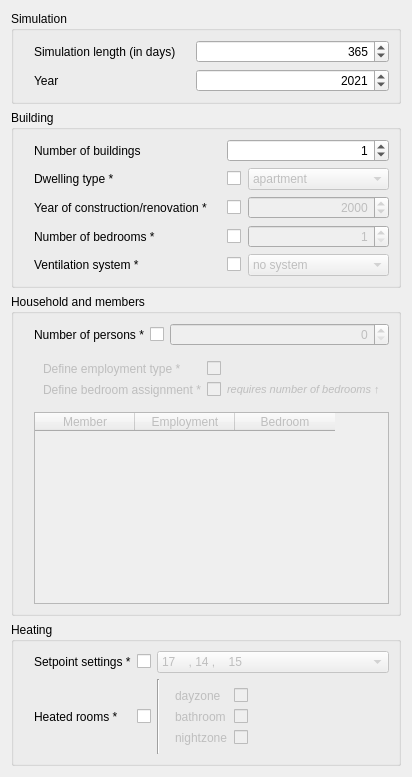
      <widget class="QWidget" name="tab_3">
       <attribute name="title">
        <string>Basic</string>
       </attribute>
       <layout class="QVBoxLayout" name="verticalLayout_2">
        <item alignment="Qt::AlignTop">
         <widget class="QGroupBox" name="groupBox">
          <property name="title">
           <string>Simulation</string>
          </property>
          <layout class="QFormLayout" name="formLayout">
           <property name="horizontalSpacing">
            <number>20</number>
           </property>
           <property name="leftMargin">
            <number>20</number>
           </property>
           <item row="0" column="0">
            <widget class="QLabel" name="label">
             <property name="toolTip">
              <string/>
             </property>
             <property name="text">
              <string>Simulation length (in days)</string>
             </property>
            </widget>
           </item>
           <item row="1" column="0">
            <widget class="QLabel" name="label_2">
             <property name="text">
              <string>Year</string>
             </property>
            </widget>
           </item>
           <item row="1" column="1">
            <widget class="QSpinBox" name="simYear">
             <property name="alignment">
              <set>Qt::AlignRight|Qt::AlignTrailing|Qt::AlignVCenter</set>
             </property>
             <property name="maximum">
              <number>3000</number>
             </property>
             <property name="value">
              <number>2021</number>
             </property>
            </widget>
           </item>
           <item row="0" column="1">
            <widget class="QSpinBox" name="simLength">
             <property name="alignment">
              <set>Qt::AlignRight|Qt::AlignTrailing|Qt::AlignVCenter</set>
             </property>
             <property name="maximum">
              <number>1000</number>
             </property>
             <property name="value">
              <number>365</number>
             </property>
            </widget>
           </item>
          </layout>
         </widget>
        </item>
        <item alignment="Qt::AlignTop">
         <widget class="QGroupBox" name="groupBox_2">
          <property name="title">
           <string>Building</string>
          </property>
          <layout class="QFormLayout" name="formLayout_2">
           <property name="horizontalSpacing">
            <number>20</number>
           </property>
           <property name="leftMargin">
            <number>20</number>
           </property>
           <item row="0" column="0">
            <widget class="QLabel" name="label_3">
             <property name="text">
              <string>Number of buildings</string>
             </property>
            </widget>
           </item>
           <item row="0" column="1">
            <widget class="QSpinBox" name="numBuildings">
             <property name="alignment">
              <set>Qt::AlignRight|Qt::AlignTrailing|Qt::AlignVCenter</set>
             </property>
             <property name="value">
              <number>1</number>
             </property>
            </widget>
           </item>
           <item row="1" column="0">
            <widget class="QLabel" name="label_4">
             <property name="text">
              <string>Dwelling type *</string>
             </property>
            </widget>
           </item>
           <item row="1" column="1">
            <layout class="QHBoxLayout" name="horizontalLayout_7">
             <property name="spacing">
              <number>7</number>
             </property>
             <item>
              <widget class="QCheckBox" name="dwBool"/>
             </item>
             <item>
              <widget class="QComboBox" name="dwType">
               <property name="enabled">
                <bool>false</bool>
               </property>
               <property name="sizePolicy">
                <sizepolicy hsizetype="Preferred" vsizetype="Fixed">
                 <horstretch>1</horstretch>
                 <verstretch>0</verstretch>
                </sizepolicy>
               </property>
               <item>
                <property name="text">
                 <string>apartment</string>
                </property>
               </item>
               <item>
                <property name="text">
                 <string>house</string>
                </property>
               </item>
              </widget>
             </item>
            </layout>
           </item>
           <item row="2" column="0">
            <widget class="QLabel" name="label_5">
             <property name="text">
              <string>Year of construction/renovation *</string>
             </property>
            </widget>
           </item>
           <item row="2" column="1">
            <layout class="QHBoxLayout" name="horizontalLayout_3">
             <property name="spacing">
              <number>7</number>
             </property>
             <item>
              <widget class="QCheckBox" name="constrYearBool"/>
             </item>
             <item>
              <widget class="QSpinBox" name="constrYear">
               <property name="enabled">
                <bool>false</bool>
               </property>
               <property name="sizePolicy">
                <sizepolicy hsizetype="Minimum" vsizetype="Fixed">
                 <horstretch>1</horstretch>
                 <verstretch>0</verstretch>
                </sizepolicy>
               </property>
               <property name="alignment">
                <set>Qt::AlignRight|Qt::AlignTrailing|Qt::AlignVCenter</set>
               </property>
               <property name="maximum">
                <number>3000</number>
               </property>
               <property name="value">
                <number>2000</number>
               </property>
              </widget>
             </item>
            </layout>
           </item>
           <item row="3" column="0">
            <widget class="QLabel" name="label_6">
             <property name="text">
              <string>Number of bedrooms *</string>
             </property>
            </widget>
           </item>
           <item row="3" column="1">
            <layout class="QHBoxLayout" name="horizontalLayout_6">
             <property name="spacing">
              <number>7</number>
             </property>
             <item>
              <widget class="QCheckBox" name="bedroomBoolMain"/>
             </item>
             <item>
              <widget class="QSpinBox" name="numBedrooms">
               <property name="enabled">
                <bool>false</bool>
               </property>
               <property name="sizePolicy">
                <sizepolicy hsizetype="Minimum" vsizetype="Fixed">
                 <horstretch>1</horstretch>
                 <verstretch>0</verstretch>
                </sizepolicy>
               </property>
               <property name="alignment">
                <set>Qt::AlignRight|Qt::AlignTrailing|Qt::AlignVCenter</set>
               </property>
               <property name="minimum">
                <number>1</number>
               </property>
              </widget>
             </item>
            </layout>
           </item>
           <item row="4" column="0">
            <widget class="QLabel" name="label_7">
             <property name="text">
              <string>Ventilation system *</string>
             </property>
            </widget>
           </item>
           <item row="4" column="1">
            <layout class="QHBoxLayout" name="horizontalLayout_2">
             <property name="spacing">
              <number>7</number>
             </property>
             <item>
              <widget class="QCheckBox" name="ventBool"/>
             </item>
             <item>
              <widget class="QComboBox" name="ventSystem">
               <property name="enabled">
                <bool>false</bool>
               </property>
               <property name="sizePolicy">
                <sizepolicy hsizetype="Preferred" vsizetype="Fixed">
                 <horstretch>1</horstretch>
                 <verstretch>0</verstretch>
                </sizepolicy>
               </property>
               <item>
                <property name="text">
                 <string>no system</string>
                </property>
               </item>
               <item>
                <property name="text">
                 <string>exhaust ventilation</string>
                </property>
               </item>
               <item>
                <property name="text">
                 <string>balanced ventilation</string>
                </property>
               </item>
              </widget>
             </item>
            </layout>
           </item>
          </layout>
         </widget>
        </item>
        <item alignment="Qt::AlignTop">
         <widget class="QGroupBox" name="groupBox_3">
          <property name="title">
           <string>Household and members</string>
          </property>
          <layout class="QVBoxLayout" name="verticalLayout">
           <property name="leftMargin">
            <number>20</number>
           </property>
           <item>
            <layout class="QFormLayout" name="formLayout_11">
             <item row="0" column="0">
              <widget class="QLabel" name="label_14">
               <property name="text">
                <string>Number of persons *</string>
               </property>
              </widget>
             </item>
             <item row="0" column="1">
              <layout class="QHBoxLayout" name="horizontalLayout_9">
               <item>
                <widget class="QCheckBox" name="checkBox_14"/>
               </item>
               <item>
                <widget class="QSpinBox" name="numPersons">
                 <property name="enabled">
                  <bool>false</bool>
                 </property>
                 <property name="sizePolicy">
                  <sizepolicy hsizetype="Minimum" vsizetype="Fixed">
                   <horstretch>1</horstretch>
                   <verstretch>0</verstretch>
                  </sizepolicy>
                 </property>
                 <property name="alignment">
                  <set>Qt::AlignRight|Qt::AlignTrailing|Qt::AlignVCenter</set>
                 </property>
                </widget>
               </item>
              </layout>
             </item>
            </layout>
           </item>
           <item>
            <widget class="QWidget" name="formWidget" native="true">
             <property name="enabled">
              <bool>false</bool>
             </property>
             <layout class="QFormLayout" name="formLayout_6">
              <item row="0" column="0">
               <widget class="QLabel" name="label_15">
                <property name="text">
                 <string>Define employment type *</string>
                </property>
               </widget>
              </item>
              <item row="0" column="1">
               <widget class="QCheckBox" name="employmentBool"/>
              </item>
              <item row="1" column="0">
               <widget class="QLabel" name="label_13">
                <property name="enabled">
                 <bool>false</bool>
                </property>
                <property name="text">
                 <string>Define bedroom assignment *</string>
                </property>
               </widget>
              </item>
              <item row="1" column="1">
               <layout class="QHBoxLayout" name="horizontalLayout_11">
                <item>
                 <widget class="QCheckBox" name="bedroomBool">
                  <property name="enabled">
                   <bool>false</bool>
                  </property>
                  <property name="sizePolicy">
                   <sizepolicy hsizetype="Fixed" vsizetype="Fixed">
                    <horstretch>0</horstretch>
                    <verstretch>0</verstretch>
                   </sizepolicy>
                  </property>
                 </widget>
                </item>
                <item>
                 <widget class="QLabel" name="label_16">
                  <property name="enabled">
                   <bool>false</bool>
                  </property>
                  <property name="font">
                   <font>
                    <pointsize>8</pointsize>
                    <italic>true</italic>
                   </font>
                  </property>
                  <property name="text">
                   <string>requires number of bedrooms ↑</string>
                  </property>
                 </widget>
                </item>
               </layout>
              </item>
             </layout>
            </widget>
           </item>
           <item>
            <widget class="QTableWidget" name="peopleTable">
             <property name="enabled">
              <bool>false</bool>
             </property>
             <column>
              <property name="text">
               <string>Member</string>
              </property>
             </column>
             <column>
              <property name="text">
               <string>Employment</string>
              </property>
             </column>
             <column>
              <property name="text">
               <string>Bedroom</string>
              </property>
             </column>
            </widget>
           </item>
          </layout>
         </widget>
        </item>
        <item alignment="Qt::AlignTop">
         <widget class="QGroupBox" name="groupBox_4">
          <property name="title">
           <string>Heating</string>
          </property>
          <layout class="QFormLayout" name="formLayout_4">
           <property name="leftMargin">
            <number>20</number>
           </property>
           <item row="0" column="0">
            <widget class="QLabel" name="label_18">
             <property name="text">
              <string>Setpoint settings *</string>
             </property>
            </widget>
           </item>
           <item row="0" column="1">
            <layout class="QHBoxLayout" name="horizontalLayout_12">
             <item>
              <widget class="QCheckBox" name="heatSetpointBool"/>
             </item>
             <item>
              <widget class="QComboBox" name="heatSetpoint">
               <property name="enabled">
                <bool>false</bool>
               </property>
               <property name="sizePolicy">
                <sizepolicy hsizetype="Preferred" vsizetype="Fixed">
                 <horstretch>1</horstretch>
                 <verstretch>0</verstretch>
                </sizepolicy>
               </property>
               <item>
                <property name="text">
                 <string>17    , 14 ,    15</string>
                </property>
               </item>
               <item>
                <property name="text">
                 <string>18.5 , 15 ,    18.5</string>
                </property>
               </item>
               <item>
                <property name="text">
                 <string>20    , 15 ,    19.5</string>
                </property>
               </item>
               <item>
                <property name="text">
                 <string>20    , 11 ,    19.5</string>
                </property>
               </item>
               <item>
                <property name="text">
                 <string>20    , 14.5 , 15</string>
                </property>
               </item>
               <item>
                <property name="text">
                 <string>21    , 20.5 , 21</string>
                </property>
               </item>
               <item>
                <property name="text">
                 <string>21.5 , 15.5 , 21.5</string>
                </property>
               </item>
              </widget>
             </item>
            </layout>
           </item>
           <item row="1" column="0">
            <widget class="QLabel" name="label_17">
             <property name="sizePolicy">
              <sizepolicy hsizetype="Preferred" vsizetype="Expanding">
               <horstretch>0</horstretch>
               <verstretch>0</verstretch>
              </sizepolicy>
             </property>
             <property name="text">
              <string>Heated rooms *</string>
             </property>
            </widget>
           </item>
           <item row="1" column="1">
            <layout class="QHBoxLayout" name="horizontalLayout">
             <item>
              <widget class="QCheckBox" name="shroomsBool">
               <property name="sizePolicy">
                <sizepolicy hsizetype="Fixed" vsizetype="Fixed">
                 <horstretch>0</horstretch>
                 <verstretch>0</verstretch>
                </sizepolicy>
               </property>
              </widget>
             </item>
             <item>
              <widget class="Line" name="line_2">
               <property name="orientation">
                <enum>Qt::Vertical</enum>
               </property>
              </widget>
             </item>
             <item>
              <widget class="QWidget" name="shroomsWidget" native="true">
               <property name="enabled">
                <bool>false</bool>
               </property>
               <layout class="QFormLayout" name="formLayout_5">
                <item row="0" column="0">
                 <widget class="QLabel" name="label_9">
                  <property name="text">
                   <string>dayzone</string>
                  </property>
                 </widget>
                </item>
                <item row="1" column="0">
                 <widget class="QLabel" name="label_10">
                  <property name="text">
                   <string>bathroom</string>
                  </property>
                 </widget>
                </item>
                <item row="2" column="0">
                 <widget class="QLabel" name="label_11">
                  <property name="text">
                   <string>nightzone</string>
                  </property>
                 </widget>
                </item>
                <item row="0" column="1">
                 <widget class="QCheckBox" name="dayZone">
                  <property name="text">
                   <string/>
                  </property>
                 </widget>
                </item>
                <item row="1" column="1">
                 <widget class="QCheckBox" name="bathroom">
                  <property name="text">
                   <string/>
                  </property>
                 </widget>
                </item>
                <item row="2" column="1">
                 <widget class="QCheckBox" name="nightZone">
                  <property name="text">
                   <string/>
                  </property>
                 </widget>
                </item>
               </layout>
              </widget>
             </item>
            </layout>
           </item>
          </layout>
         </widget>
        </item>
       </layout>
      </widget>
